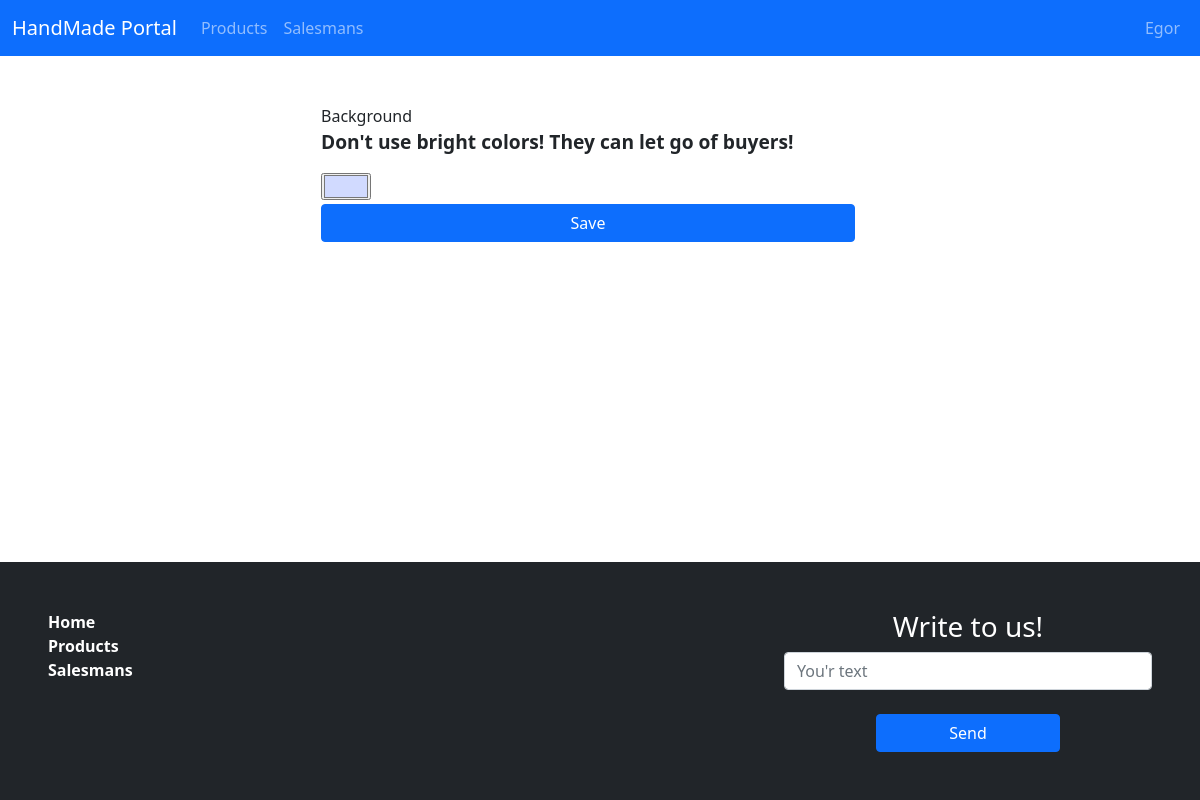
The app's page /user/shop-settings/ (signed in), older data.
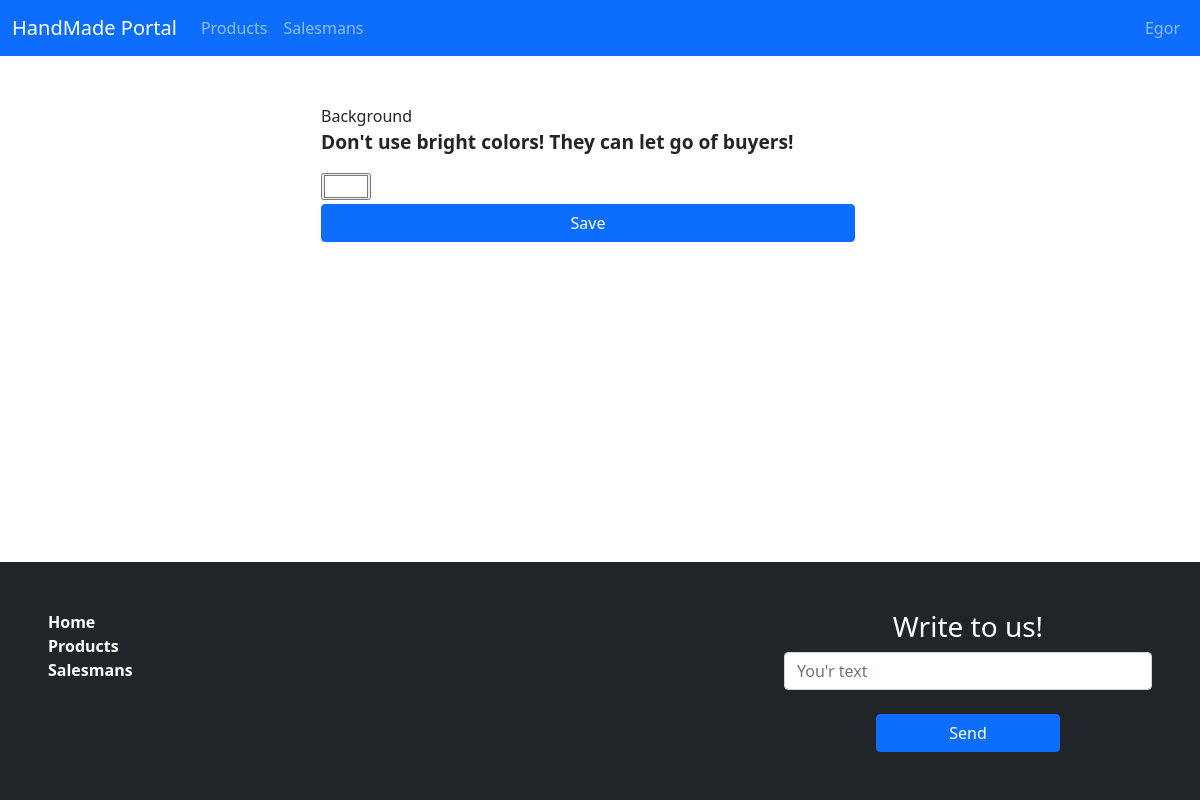
The same page, newer data.
### users/models.py (models this page shows, shortened)
class Profile(models.Model):
    user = models.OneToOneField(User, verbose_name='User', on_delete=models.CASCADE)
    user_image = models.ImageField("User avatar", blank=True)
    name = models.CharField(max_length=255, verbose_name='Name')
    status = models.CharField(max_length=255, verbose_name="Status", default="", blank=True)
    raiting = models.PositiveIntegerField(verbose_name="Rainting", default=0)
    is_salesman = models.BooleanField(default=False, verbose_name='Is Salesman')
    verification = models.BooleanField(default=False, verbose_name='Verification')
    shop_background = models.CharField(max_length=255, verbose_name="Shop background", default="#FFFFFF")
    class Meta:
        verbose_name = 'Profile'
        verbose_name_plural = 'Profiles'

### users/views.py (the view)
# urls.py: path('shop-settings/', shop_settings, name='shop_settings'),
def shop_settings(request):
    user = Profile.objects.get(user=request.user.pk)
    data = {
        'user': user
    }
    if request.method == 'POST':
        background = request.POST.get('background')
        user.shop_background = background
        user.save()
        return redirect('shop_settings')
    return render(request, 'users/shop_settings.html', data)

### users/templates/users/shop_settings.html (shortened to what this page needs)
{% extends 'main/base.html' %}
{% load static %}
{% block content %}
<div class="row d-flex justify-content-center w-100">
    <form action="" method="post" class="w-50">
        <label for="">Background</label><br>
        <p style="font-size: 1.2rem;"><b>Don't use bright colors! They can let go of buyers!<b></b></p>
        <input type="color" name="background" id="" value="{{ user.shop_background }}">
        <input type="submit" value="Save" class="btn btn-primary w-100">
    </form>
</div>
{% endblock %}

Row changes from the older to the newer data that the page shows:
changed Profile: background "#d1daff" → "#ffffff"
